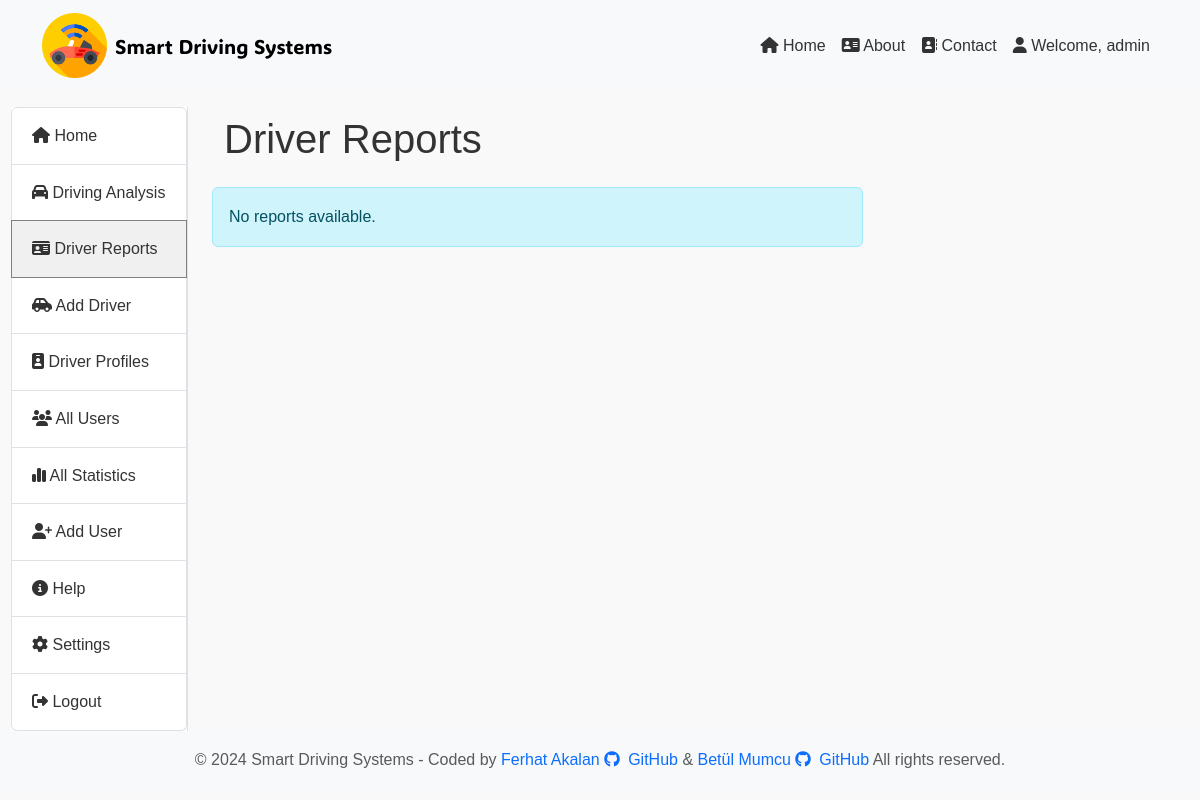
The page /report/driver-reports/ (signed in) on the database as committed earlier.
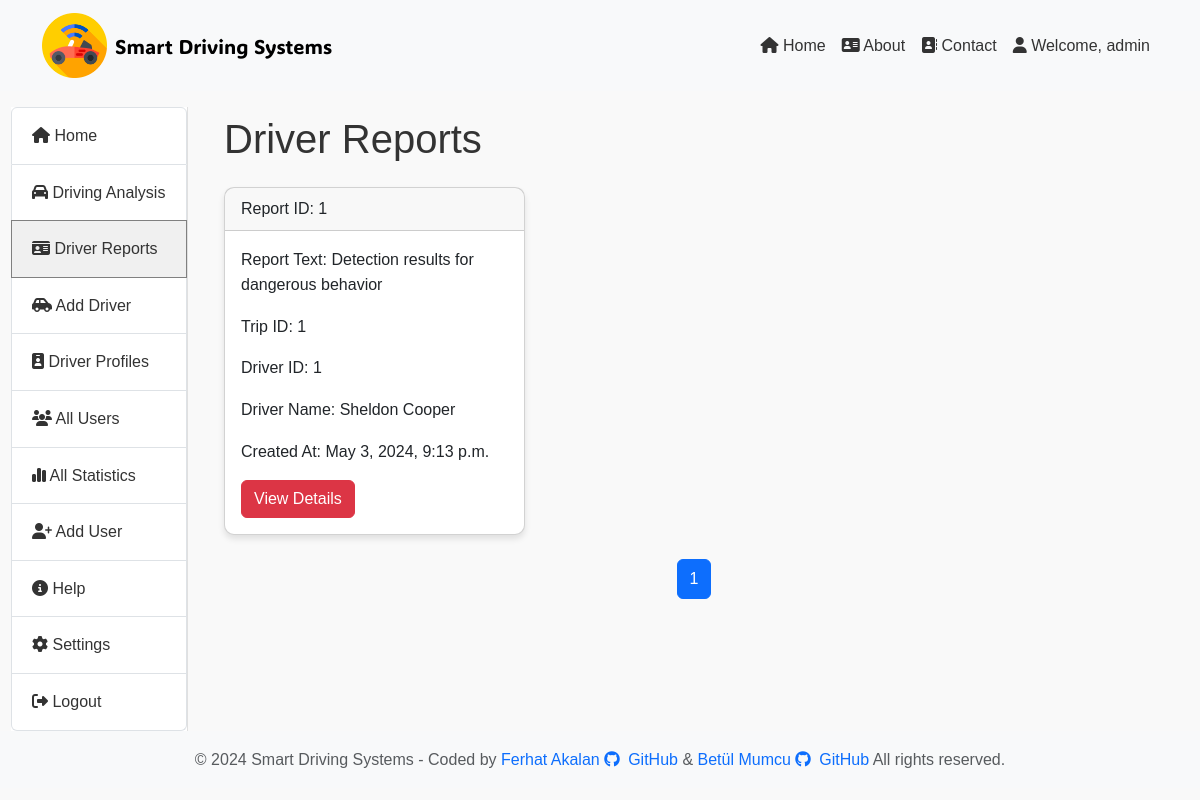
The same page on the database as committed later.
### report/models.py (models this page shows, shortened)
class Reports(models.Model):
    user = models.ForeignKey(User, on_delete=models.CASCADE)
    driver = models.ForeignKey(Driver, on_delete=models.CASCADE)
    trip = models.ForeignKey(Trips, on_delete=models.CASCADE)
    report_text = models.TextField()
    car_inside_report_path = models.TextField()
    car_outside_report_path = models.TextField()
    created_at = models.DateTimeField(default=timezone.now)
    total_frames_inside = models.IntegerField()
    total_frames_outside = models.IntegerField()

class Trips(models.Model):
    driver = models.ForeignKey(Driver, on_delete=models.CASCADE)
    start_time = models.DateTimeField(null=True, blank=True)
    end_time = models.DateTimeField(null=True, blank=True)
    car_inside_file_path = models.TextField(null=True, blank=True)
    car_outside_file_path = models.TextField(null=True, blank=True)

class Driver(models.Model):
    user = models.ForeignKey(User, on_delete=models.CASCADE)
    driver_name = models.CharField(max_length=100)
    driver_surname = models.CharField(max_length=100)
    driver_licence = models.CharField(max_length=50, unique=True)
    driver_photo = models.ImageField(upload_to='driver_photos/', null=True, blank=True,
                                     help_text="Maximum 2MB and allowed formats: JPG, JPEG, PNG")
    created_at = models.DateTimeField(default=timezone.now)
    birth_date = models.DateField(null=True, blank=True)
    contact_number = models.CharField(max_length=20, null=True, blank=True)
    driver_email = models.EmailField(null=True, blank=True)

### report/views.py (the view)
# urls.py: path('driver-reports/', views.driver_reports, name='driver_reports'),
@login_required
def driver_reports(request, driver_id=None):
    if driver_id:
        driver = get_object_or_404(Driver, pk=driver_id)
        report_list = Reports.objects.filter(trip__driver=driver)
    else:
        report_list = Reports.objects.filter(trip__driver__user=request.user)
    report_list = report_list.order_by('-created_at')
    paginator = Paginator(report_list, 6)  # Sayfa başına 6 rapor
    page = request.GET.get('page')
    try:
        reports = paginator.page(page)
    except PageNotAnInteger:
        reports = paginator.page(1)
    except EmptyPage:
        reports = paginator.page(paginator.num_pages)
    return render(request, 'driver-reports.html', {'reports': reports})

### report/templates/driver-reports.html (shortened to what this page needs)
{% extends 'layout.html' %} {% block content %} {% load static %}
<div class="container">
  <h1 class="my-4">Driver Reports</h1>
  <div class="row">
    {% if reports %} {% for report in reports %}
    <div class="col-md-4">
      <div class="card mb-4">
        <div class="card-header">Report ID: {{ report.id }}</div>
        <div class="card-body">
          <p class="card-text">Report Text: {{ report.report_text }}</p>
          <p class="card-text">Trip ID: {{ report.trip.id }}</p>
          <p class="card-text">Driver ID: {{ report.driver.id }}</p>
          <p class="card-text">Driver Name: {{ report.driver.driver_name }} {{ report.driver.driver_surname }}</p>
          <p class="card-text">Created At: {{ report.created_at }}</p>
          <a
            href="{% url 'report_details' report.id  %}"
            class="btn btn-danger">View Details</a>
        </div>
      </div>
    </div>
    {% endfor %}
    <ul class="pagination justify-content-center">
      <li class="page-item active">
        <span class="page-link">{{ reports.number }}</span>
      </li>
    </ul>
    {% else %}
    <div class="col-md-8 alert alert-info" role="alert">
      No reports available.
    </div>
    {% endif %}
  </div>
</div>
{% endblock %}

Rows that differ between the two databases and show on the page:
added Reports: id "1", report_text "Detection results for dangerous behavior", trip.id "1", driver.id "1", driver.driver_name "Sheldon", driver.driver_surname "Cooper", created_at "May 3, 2024, 9:13 p.m."
Other text that changed with them:
{{ reports.number }}: (not shown) → "1"
text no longer shown: "No reports available."
